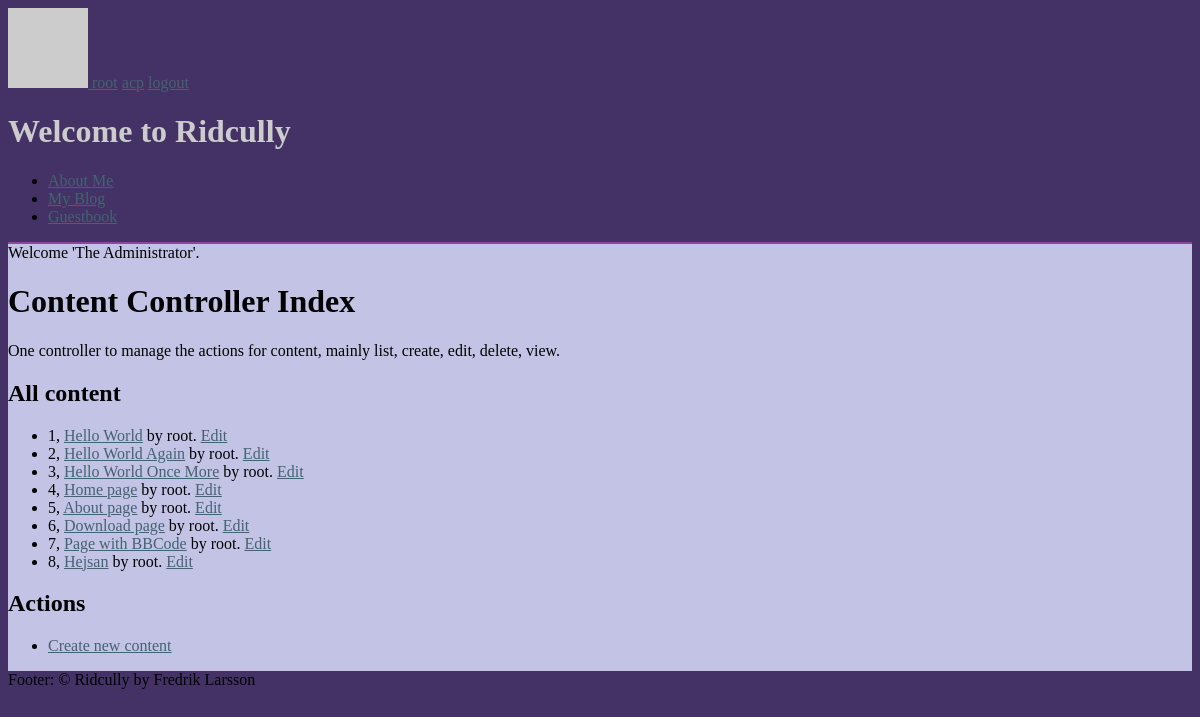
The page /content (signed in) on the database as committed earlier.
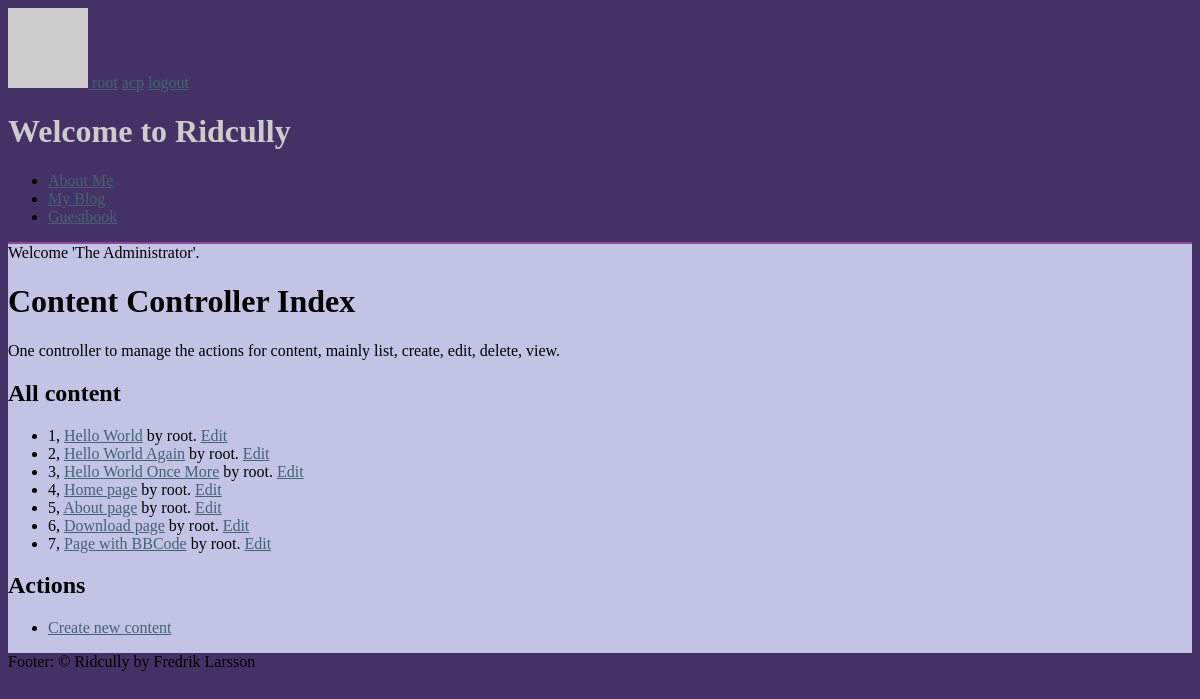
The same page on the database as committed later.
### tables this page shows
CREATE TABLE r_content (id INTEGER PRIMARY KEY, key TEXT KEY, type TEXT, title TEXT, data TEXT, filter TEXT, idUser INT, created DATETIME default (datetime('now')), updated DATETIME default NULL, deleted DATETIME default NULL, FOREIGN KEY(idUser) REFERENCES r_user(id));

CREATE TABLE r_user (id INTEGER PRIMARY KEY, acronym TEXT UNIQUE, name TEXT, email TEXT UNIQUE, password TEXT, created DATETIME default (datetime('now')), updated DATETIME default NULL);

### index.php (called while the page is built, shortened)
<?php
require(RIDCULLY_INSTALL_PATH . '/src/CRidcully/bootstrap.php');
$r = CRidcully::Instance();
$r->FrontControllerRoute();
$r->ThemeEngineRender();

### src/CRidcully/bootstrap.php (called while the page is built, shortened)
<?php
function autoload($aClassName) {
  $classFile = "/src/{$aClassName}/{$aClassName}.php";
   $file1 = RIDCULLY_INSTALL_PATH . $classFile;
}

### src/CRequest/CRequest.php (called while the page is built, shortened)
<?php
class CRequest {
	public function __construct($uriType=0) {
    $this->cleanUri       = $uriType= 1 ? true : false;
	}
	public function CreateUri($uri=null, $method=null, $arguments=null) {
		if(!empty($uri) && (strpos($uri, '://') || $uri[0] == '/')) {
			return $uri;
		}
    $prepend = $this->base_uri;
    $uri = trim($uri, '/');
    $method = empty($method) ? null : '/' . trim($method, '/');
    $arguments = empty($arguments) ? null : '/' . trim($arguments, '/');
    return $prepend . rtrim("$uri$method$arguments", '/');
  }
  public function Init($baseUri = null, $routing=null) {
		$scriptPart = $scriptName = $_SERVER['SCRIPT_NAME'];
		$currentUri = $this->GetCurrentUri();
		$parts 	    = parse_url($currentUri);
		$baseUri 		= !empty($baseUri) ? $baseUri : "{$parts['scheme']}://{$parts['host']}" . (isset($parts['port']) ? ":{$parts['port']}" : '') . rtrim(dirname($scriptName), '/');
		$this->base_uri 	= rtrim($baseUri, '/') . '/';
  }
	public function GetCurrentUri() {
    $uri = "http";
    $uri .= (@$_SERVER["HTTPS"] == "on") ? 's' : '';
    $uri .= "://";
    $serverPort = ($_SERVER["SERVER_PORT"] == "80") ? '' :
    (($_SERVER["SERVER_PORT"] == 443 && @$_SERVER["HTTPS"] == "on") ? '' : ":{$_SERVER['SERVER_PORT']}");
    $uri .= $_SERVER["SERVER_NAME"] . $serverPort . htmlspecialchars($_SERVER["REQUEST_URI"]);
		return $uri;
	}
}

### src/CSession/CSession.php (called while the page is built, shortened)
<?php
class CSession {
    private $key;
    private $flash = null;
    public function __construct($key) {
    $this->key = $key;
    }
    public function GetMessages() {
        return isset($this->flash['messages']) ? $this->flash['messages'] : null;
    }
    public function PopulateFromSession() {
        if(isset($_SESSION[$this->key])) {
          $this->data = $_SESSION[$this->key];
          if(isset($this->data['flash'])) {
            $this->flash = $this->data['flash'];
          }
        }
    }
}

### src/CDatabase/CDatabase.php (called while the page is built, shortened)
<?php
class CDatabase {
  private $db = null;
  public function __construct($dsn, $username = null, $password = null, $driver_options = null) {
    $this->db = new PDO($dsn, $username, $password, $driver_options);
    $this->db->SetAttribute(PDO::ATTR_ERRMODE, PDO::ERRMODE_EXCEPTION);
  }
  public function ExecuteSelectQueryAndFetchAll($query, $params=array()){
    $this->stmt = $this->db->prepare($query);
    $this->stmt->execute($params);
    return $this->stmt->fetchAll(PDO::FETCH_ASSOC);
  }
}

### src/CMContent/CMContent.php (called while the page is built, shortened)
<?php
class CMContent extends CObject implements IHasSQL, ArrayAccess, IModule {
  public static function SQL($key=null) {
    $order_order  = isset($args['order-order']) ? $args['order-order'] : 'ASC';
    $order_by     = isset($args['order-by'])    ? $args['order-by'] : 'id';
    $queries = array(
      'drop table content'        => "DROP TABLE IF EXISTS r_content;",
      'create table content'      => "CREATE TABLE IF NOT EXISTS r_content (id INTEGER PRIMARY KEY, key TEXT KEY, type TEXT, title TEXT, data TEXT, filter TEXT, idUser INT, created DATETIME default (datetime('now')), updated DATETIME default NULL, deleted DATETIME default NULL, FOREIGN KEY(idUser) REFERENCES r_user(id));",
      'insert content'            => 'INSERT INTO r_content (key,type,title,data,filter,idUser) VALUES (?,?,?,?,?,?);',
      'select * by id'            => 'SELECT c.*, u.acronym as owner FROM r_content AS c INNER JOIN r_user as u ON c.idUser=u.id WHERE c.id=? AND deleted IS NULL;',
      'select * by key'           => 'SELECT c.*, u.acronym as owner FROM r_content AS c INNER JOIN r_user as u ON c.idUser=u.id WHERE c.key=? AND deleted IS NULL;',
      'select * by type'          => "SELECT c.*, u.acronym as owner FROM r_content AS c INNER JOIN r_user as u ON c.idUser=u.id WHERE type=?  AND deleted IS NULL ORDER BY {$order_by} {$order_order};",
      'select *'                  => 'SELECT c.*, u.acronym as owner FROM r_content AS c INNER JOIN r_user as u ON c.idUser=u.id AND deleted IS NULL;',
      'update content'            => "UPDATE r_content SET key=?, type=?, title=?, data=?, filter=?, updated=datetime('now') WHERE id=? AND deleted IS NULL;",
      'update content as deleted' => "UPDATE r_content SET deleted = datetime('now') WHERE id=?",
    );
    return $queries[$key];
  }
  public function ListAll($args=null) {
    try {
      if(isset($args) && isset($args['type'])) {
        return $this->database->ExecuteSelectQueryAndFetchAll(self::SQL('select * by type', $args), array($args['type']));
      } else {
        return $this->database->ExecuteSelectQueryAndFetchAll(self::SQL('select *', $args));
      }
    } catch(Exception $e) {
      echo $e;
      return null;
    }
  }
}

### src/CCContent/CCContent.php (called while the page is built, shortened)
<?php
class CCContent extends CObject implements IController {
    public function Index() {
        $content = new CMContent();
        $this->views->SetTitle('Content Controller');
        $this->views->AddInclude(__DIR__ . '/index.tpl.php', array(
                        'contents' => $content->ListAll(),
                    ), 'primary');
    }
}

### src/CCContent/index.tpl.php (the view)
<h1>Content Controller Index</h1>
<p>One controller to manage the actions for content, mainly list, create, edit, delete, view.</p>
<h2>All content</h2>
<?php if($contents != null):?>
  <ul>
  <?php foreach($contents as $val):?>
    <li><?=$val["id"]?>, <a href="<?=create_uri("page/view/{$val["id"]}")?>"><?=$val["title"]?></a> by <?=$val["owner"]?>. <a href='<?=create_uri("content/edit/{$val["id"]}")?>'>Edit</a>
  <?php endforeach; ?>
  </ul>
<?php else:?>
  <p>No content exists.</p>
<?php endif;?>
<h2>Actions</h2>
<ul>
  <li><a href='<?=create_uri('content/create')?>'>Create new content</a>
</ul>

### src/CRidcully/CRidcully.php (shortened to what the changed rows need)
<?php
class CRidcully implements ISingleton {
  private static $instance = null;
  public $request;
  public $data = array('main' => '',
      'title' => '',
      'header' => '',
      'footer' => '');
  public static function Instance() {
    if(self::$instance == null) {
      self::$instance = new CRidcully();
    }
    return self::$instance;
  }
  protected function __construct() {
    $this->views = new CViewContainer();
    $this->session = new CSession($this->config['session_key']);
  }
  public function FrontControllerRoute() {
    $this->request = new CRequest();
    $this->request->Init($this->config['base_uri'], $this->config['routing']);
    $controller = $this->request->controller;
    $method     = $this->request->method;
    $arguments  = $this->request->arguments;
    $controllerExists    = isset($this->config['controllers'][$controller]);
    $controllerEnabled   = false;
    $className           = false;
    $classExists         = false;
    if($controllerExists) {
      $controllerEnabled    = ($this->config['controllers'][$controller]['enabled'] === true);
      $className            = $this->config['controllers'][$controller]['class'];
      $classExists          = class_exists($className);
    }
    if($controllerExists && $controllerEnabled && $classExists) {
      $rc = new ReflectionClass($className);
      if($rc->implementsInterface('IController')) {
        if($rc->hasMethod($method)) {
          $controllerObj = $rc->newInstance();
          $methodObj = $rc->getMethod($method);
          $methodObj->invokeArgs($controllerObj, $arguments);
        } else {
          die("404. " . get_class() . ' error: Controller does not contain method.');
        }
      } else {
        die('404. ' . get_class() . ' error: Controller does not implement interface IController.');
      }
    }
    else {
      die('404. Page is not found.');
    }
  }
  public function ThemeEngineRender() {
    $themePath    = RIDCULLY_INSTALL_PATH . '/' . $this->config['theme']['path'];
    $parentPath = null;
    if(isset($this->config['theme']['parent'])) {
      $parentPath = RIDCULLY_INSTALL_PATH . '/' . $this->config['theme']['parent'];
    }
    $this->data['stylesheet'] = $this->config['theme']['stylesheet'];
    include_once RIDCULLY_INSTALL_PATH . '/themes/functions.php';
    if($parentPath) {
      if(is_file("{$parentPath}/functions.php")) {
        include "{$parentPath}/functions.php";
      }
    }
    if(is_array($this->config['theme']['menu_to_region'])) {
      foreach($this->config['theme']['menu_to_region'] as $key => $val) {
        $this->views->AddString($this->DrawMenu($key), array(), $val);
      }
    }
    extract($this->data);
    extract($this->views->GetData());
    $templateFile = (isset($this->config['theme']['template_file'])) ? $this->config['theme']['template_file'] : 'default.tpl.php';
    if(is_file("{$themePath}/{$templateFile}")) {
      include("{$themePath}/{$templateFile}");
    } else if(is_file("{$parentPath}/{$templateFile}")) {
      include("{$parentPath}/{$templateFile}");
    } else {
      throw new Exception('No such template file.');
    }
  }
  public function CreateUri($urlOrController=null, $method=null, $arguments=null) {
    return $this->request->CreateUri($urlOrController, $method, $arguments);
  }
  public function DrawMenu($menu) {
    $items = null;
    if(isset($this->config['menus'][$menu])) {
      foreach($this->config['menus'][$menu] as $val) {
        $selected = null;
        $items .= "<li><a {$selected} href='" . $this->CreateUri($val['url']) . "'>{$val['label']}</a></li>\n";
      }
    } else {
      throw new Exception('No such menu.');
    }
    return "<ul class='menu {$menu}'>\n{$items}</ul>\n";
  }
}

### src/CViewContainer/CViewContainer.php (shortened to what the changed rows need)
<?php
class CViewContainer {
   private $views = array();
   public function AddInclude($file, $variables=array(), $region='default') {
     $this->views[$region][] = array('type' => 'include', 'file' => $file, 'variables' => $variables);
     return $this;
  }
  public function AddString($string, $variables=array(), $region='default')
  {
    $this->views[$region][] = array('type'=>'string', 'string' => $string, 'variables' => $variables);
    return $this;
  }
  public function Render($region='default') {
    if(!isset($this->views[$region])) return;
    foreach($this->views[$region] as $view) {
      switch($view['type']) {
        case 'include': if(isset($view['variables'])) extract($view['variables']); include($view['file']); break;
        case 'string': if(isset($view['variables'])) extract($view['variables']); echo $view['string']; break;
      }
     }
  }
}

### themes/functions.php (shortened to what the changed rows need)
<?php
function create_uri($uriOrController=null, $method=null, $arguments=null)
{
  return CRidcully::Instance()->request->createUri($uriOrController, $method, $arguments);
}
function render_views($region='default') {
  return CRidcully::Instance()->views->Render($region);
}
    function get_messages_from_session() {
      $messages = CRidcully::Instance()->session->GetMessages();
      $html = null;
      if(!empty($messages)) {
        foreach($messages as $val) {
          $valid = array('info', 'notice', 'success', 'warning', 'error', 'alert');
          $class = (in_array($val['type'], $valid)) ? $val['type'] : 'info';
          $html .= "<div class='$class'>{$val['message']}</div>\n";
        }
      }
      return $html;
    }

Rows that differ between the two databases and show on the page:
removed r_content: id "8", title "Hejsan", idUser.acronym "root"
